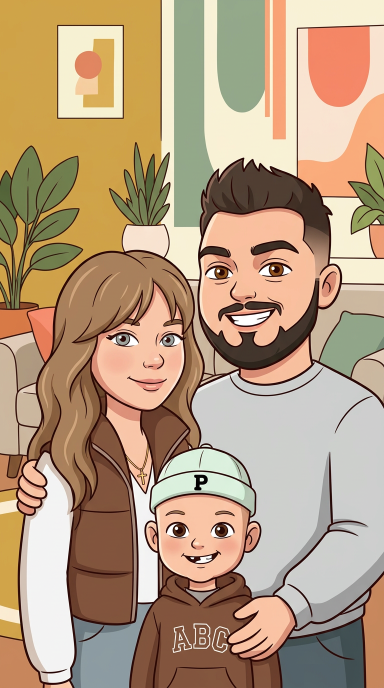
#> input picture studio/style-tests/a_flat_group.png, 768 x 1376 px (shown at 1/2 size); its folder holds 4 pictures in this run
$ python qa.py
#> lines starting #> are read from the running program, lines starting #| are printed output that depends on the picture
"""Автоматический QA ассетов студии.

Ловит то, что обычно ловят глазами уже после рендера:
  • низкое разрешение и «мыло»;
  • дырки в силуэте и мусор по краю;
  • зелёный ореол после хромакея;
  • подозрительное число конечностей (профиль ширины силуэта);
  • выпадающую палитру (ΔE к эталону из арт-библии);
  • перегруз деталями (слишком много цветовых кластеров).

Часть проверок эвристическая: скрипт не заменяет просмотр, а сужает его.
Каждый флаг в отчёте — повод посмотреть конкретный ассет, а не приговор.

Запуск:
  python studio/engine/qa.py                       # проверить style-tests и characters
  python studio/engine/qa.py --assets studio/characters --min-h 900
  python studio/engine/qa.py --assets x.png --json
"""

from __future__ import annotations

import argparse
import glob
import json
import os
import sys
from dataclasses import dataclass, field

import numpy as np
from PIL import Image

HERE = os.path.dirname(os.path.abspath(__file__))
ROOT = os.path.dirname(os.path.dirname(HERE))   # корень репозитория
SEARCH = os.path.dirname(HERE)                  # studio/

# эталонная палитра из docs/03-CHARACTER-BIBLE.md
PALETTE = {
    "line": (59, 42, 38),
    "skin": (232, 180, 143),
    "skin_shadow": (210, 150, 111),
    "dad_hoodie": (201, 199, 194),
    "dad_hair": (74, 51, 42),
    "mom_vest": (91, 64, 52),
    "mom_hair": (154, 120, 86),
    "mom_top": (245, 241, 232),
    "son_hoodie": (107, 74, 58),
    "son_cap": (207, 232, 200),
    "accent_coral": (255, 96, 84),
    "accent_mustard": (240, 187, 76),
    "bg_cream": (255, 248, 236),
    "bg_sage": (138, 168, 138),
}


# --------------------------------------------------------------------------- #
# цветовые утилиты
# --------------------------------------------------------------------------- #
def rgb_to_lab(rgb: np.ndarray) -> np.ndarray:
    """sRGB (0..255) -> CIE Lab (D65). Векторизовано."""
    c = rgb.astype(np.float64) / 255.0
    c = np.where(c <= 0.04045, c / 12.92, ((c + 0.055) / 1.055) ** 2.4)
    m = np.array([[0.4124, 0.3576, 0.1805],
                  [0.2126, 0.7152, 0.0722],
                  [0.0193, 0.1192, 0.9505]])
    xyz = c @ m.T / np.array([0.95047, 1.0, 1.08883])
    f = np.where(xyz > 0.008856, xyz ** (1 / 3), 7.787 * xyz + 16 / 116)
    L = 116 * f[..., 1] - 16
    a = 500 * (f[..., 0] - f[..., 1])
    b = 200 * (f[..., 1] - f[..., 2])
    return np.stack([L, a, b], axis=-1)


def delta_e(lab1: np.ndarray, lab2: np.ndarray) -> np.ndarray:
    return np.linalg.norm(lab1 - lab2, axis=-1)


def nearest_palette(rgb_pixels: np.ndarray) -> tuple[np.ndarray, np.ndarray]:
    """Для каждого пикселя — ближайший цвет палитры и его ΔE."""
    names = list(PALETTE)
    pal = np.array([PALETTE[n] for n in names], dtype=np.float64)
    lab_px = rgb_to_lab(rgb_pixels)[:, None, :]
    lab_pal = rgb_to_lab(pal)[None, :, :]
    d = np.linalg.norm(lab_px - lab_pal, axis=-1)
    idx = d.argmin(axis=1)
    return np.array(names)[idx], d.min(axis=1)


# --------------------------------------------------------------------------- #
# проверки
# --------------------------------------------------------------------------- #
@dataclass
class Report:
    path: str
    ok: bool = True
    checks: list[dict] = field(default_factory=list)

    def add(self, name: str, ok: bool | None, detail: str, level: str = "error") -> None:
        if ok is False and level == "error":
            self.ok = False
        self.checks.append({"check": name, "ok": ok, "detail": detail, "level": level})


def silhouette(alpha: np.ndarray) -> np.ndarray:
    return alpha > 24


# [112 lines left out: functions count_holes, green_fringe, _runs, limb_profile, not called in this run]


STYLE_THRESHOLDS = {
    # плоский 2D: жёсткие пороги по кластерам цвета, широкая палитра
    "flat": {"clusters": 22, "dE": 14.0},
    # объёмный painterly: мягкие тени и подсветка дают много оттенков
    "volumetric": {"clusters": 48, "dE": 18.0},
}


def check_asset(path: str, min_h: int = 600, max_clusters: int | None = None,
                palette_dE: float | None = None, style: str = "volumetric") -> Report:
    th = STYLE_THRESHOLDS.get(style, STYLE_THRESHOLDS["volumetric"])
    max_clusters = th["clusters"] if max_clusters is None else max_clusters
    palette_dE = th["dE"] if palette_dE is None else palette_dE
    rep = Report(path=os.path.basename(path))
    img = Image.open(path)
    w, h = img.size
    rep.add("разрешение", h >= min_h, f"{w}×{h} (порог по высоте {min_h})")

    has_alpha = img.mode in ("RGBA", "LA") or "transparency" in img.info
    rgba = img.convert("RGBA")
    arr = np.asarray(rgba)
    rgb = arr[..., :3]
    alpha = arr[..., 3]
    filled = (alpha > 24).mean()
    rep.add("прозрачность", has_alpha or filled < 0.995,
            "альфа есть" if has_alpha else f"альфы нет (заполнение {filled:.0%})")

    is_scene = (not has_alpha) or filled > 0.995
    mask = silhouette(alpha) if not is_scene else np.ones((h, w), bool)
    if mask.sum() < 100:
        rep.add("силуэт", False, "силуэт почти пуст")
        return rep

    if is_scene:
        # фон/сцена: проверяем только техничность и палитру
        px = rgb[mask]
        step = max(1, len(px) // 20000)
        names, dE = nearest_palette(px[::step])
        rep.add("палитра", float(np.median(dE)) < 20.0,
                f"медианный ΔE={np.median(dE):.1f} (для сцен порог 20)", level="warn")
        q = rgba.convert("RGB").quantize(colors=64, method=Image.MEDIANCUT)
        clusters = len(q.getcolors())
        rep.add("перегруз деталями", clusters <= 60,
                f"{clusters} цветовых кластеров (для сцен порог 60)", level="warn")
        rep.add("тип ассета", None, "сцена/фон: проверка конечностей не применима",
                level="manual")
        return rep

    area = mask.sum() / (w * h)
    rep.add("площадь силуэта", 0.04 <= area <= 0.92,
            f"{area:.0%} кадра", level="warn")

    holes = count_holes(mask) if has_alpha else 0
    rep.add("дырки в силуэте", holes <= 2,
            f"замкнутых пустот: {holes}", level="warn")

    fringe = green_fringe(rgb, mask)
    rep.add("зелёный ореол", fringe < 0.08,
            f"{fringe:.1%} краевых пикселей с зелёным сдвигом")

    prof = limb_profile(mask)
    if not prof.get("ok"):
        rep.add("конечности (грубо)", False, prof.get("reason", "не посчитан"), level="warn")
    elif prof.get("portrait"):
        rep.add("конечности (грубо)", None, "портретный ассет: проверяется глазами",
                level="manual")
    else:
        legs, arms = prof["legs"], prof["arms"]
        ok = 1 <= legs <= 3 and 1 <= arms <= 4
        rep.add("конечности (грубо)", ok,
                f"медиана отрезков в строке: ноги {legs} (норма 1–3), "
                f"корпус {arms} (норма 1–4)")

    # палитра и «перегруз деталями»
    px = rgb[mask]
    if len(px) > 2000:
        step = max(1, len(px) // 20000)
        px = px[::step]
    names, dE = nearest_palette(px)
    rep.add("палитра", float(np.median(dE)) < palette_dE,
            f"медианный ΔE={np.median(dE):.1f}, выбросов(>25): {(dE > 25).mean():.1%}",
            level="warn")

    q = rgba.convert("RGB").quantize(colors=32, method=Image.MEDIANCUT)
    clusters = len(q.getcolors())
    rep.add("перегруз деталями", clusters <= max_clusters,
            f"{clusters} цветовых кластеров (порог {max_clusters})", level="warn")

    rep.add("текст в кадре", None, "проверяется глазами (шлюз 2 чек-листа)", level="manual")
    rep.add("число рук/ног", None, "проверяется глазами по кадру", level="manual")
    return rep


# --------------------------------------------------------------------------- #
# отчёт
# --------------------------------------------------------------------------- #
def collect(paths: list[str]) -> list[str]:
    out: list[str] = []
    for p in paths:
        if os.path.isdir(p):
            for ext in ("*.png", "*.webp", "*.jpg"):
                out.extend(sorted(glob.glob(os.path.join(p, "**", ext), recursive=True)))
        elif os.path.exists(p):
            out.append(p)
    return out


def write_report(reports: list[Report], path: str) -> None:
    errors = sum(1 for r in reports for c in r.checks if c["ok"] is False and c["level"] == "error")
    warns = sum(1 for r in reports for c in r.checks if c["ok"] is False and c["level"] == "warn")
    lines = ["# QA-отчёт по ассетам", "",
             f"Проверено файлов: **{len(reports)}** · ошибок: **{errors}** · "
             f"предупреждений: **{warns}**", "",
             "Автопроверки не заменяют просмотр: пункты с пометкой *manual* "
             "смотрите глазами по чек-листу `docs/06-QA-CHECKLIST.md`.", ""]
    for r in reports:
        status = "✅" if r.ok else "❌"
        lines.append(f"## {status} {r.path}")
        lines.append("")
        lines.append("| Проверка | Статус | Детали |")
        lines.append("|----------|--------|--------|")
        for c in r.checks:
            if c["ok"] is True:
                mark = "✅"
            elif c["ok"] is False:
                mark = "❌" if c["level"] == "error" else "⚠️"
            else:
                mark = "👁"
            lines.append(f"| {c['check']} | {mark} | {c['detail']} |")
        lines.append("")
    os.makedirs(os.path.dirname(path), exist_ok=True)
    with open(path, "w", encoding="utf-8") as f:
        f.write("\n".join(lines))


def main() -> None:
    ap = argparse.ArgumentParser()
    ap.add_argument("--assets", nargs="*", default=None)
    ap.add_argument("--min-h", type=int, default=600)
    ap.add_argument("--json", action="store_true")
    ap.add_argument("--report", default=os.path.join(SEARCH, "out", "qa-report.md"))
    args = ap.parse_args()

    paths = args.assets or [os.path.join(SEARCH, "style-tests"),
                            os.path.join(SEARCH, "characters"),
                            os.path.join(SEARCH, "assets")]
    files = [f for f in collect(paths) if not os.path.basename(f).startswith("_")]
    if not files:
        print("нет файлов для проверки")
        return

    reports = [check_asset(f, min_h=args.min_h) for f in files]
#> in check_asset, img is the input picture: PIL image 768x1376 RGB; mean R, G, B 182.3, 156.2, 127.6
#> in check_asset, `has_alpha = img.mode in ("RGBA", "LA") or "transparency" in img.info`: has_alpha = False
#> in check_asset, `alpha = arr[..., 3]`: alpha: shape (1376, 768); every value is 255
#> in check_asset, `filled = (alpha > 24).mean()`: filled = 1
#> in check_asset, `is_scene = (not has_alpha) or filled > 0.995`: is_scene = True
#> in check_asset, `mask = silhouette(alpha) if not is_scene else np.ones((h, w), bool)`: mask: shape (1376, 768) bool; every value is 1
#> in check_asset, `step = max(1, len(px) // 20000)`: step = 52
#> in check_asset, `clusters = len(q.getcolors())`: clusters = 64
#> call 2 of check_asset, with path = 'studio/style-tests/a_flat_son.png', min_h = 600, style = 'volumetric'
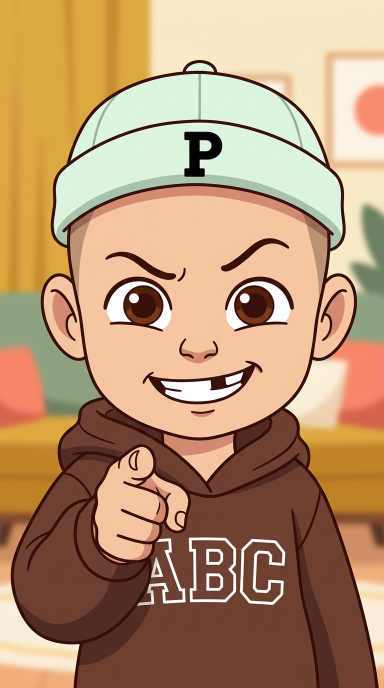
#> input picture studio/style-tests/a_flat_son.png, 768 x 1376 px (shown at 1/2 size)
#> in check_asset, img is the input picture: PIL image 768x1376 RGB; mean R, G, B 184.1, 148.4, 114.2
#> in check_asset (call 2), `q = rgba.convert("RGB").quantize(colors=64, method=Image.MEDIANCUT)`:
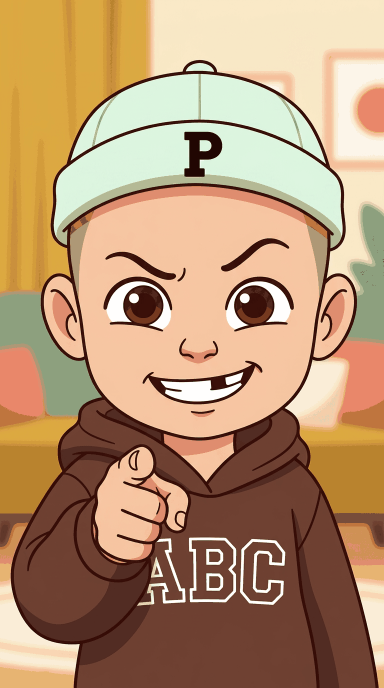
#> q: PIL image 768x1376 P (shown at 1/2 size); mean R, G, B 184.4, 148.8, 114.3
#> call 3 of check_asset, with path = 'studio/style-tests/b_volume_group.png', min_h = 600, style = 'volumetric'
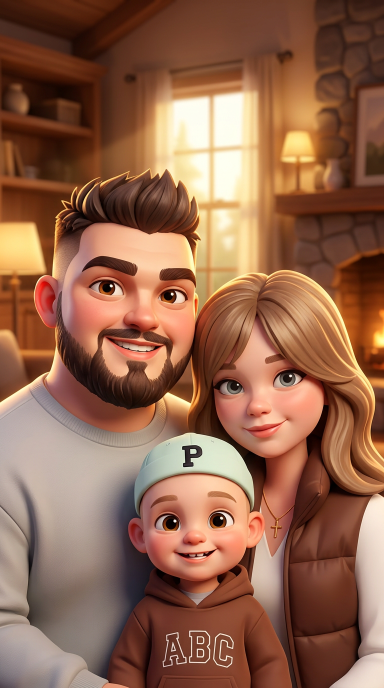
#> input picture studio/style-tests/b_volume_group.png, 768 x 1376 px (shown at 1/2 size)
#> in check_asset, img is the input picture: PIL image 768x1376 RGB; mean R, G, B 145.9, 100.7, 76.8
#> in check_asset (call 3), `q = rgba.convert("RGB").quantize(colors=64, method=Image.MEDIANCUT)`:
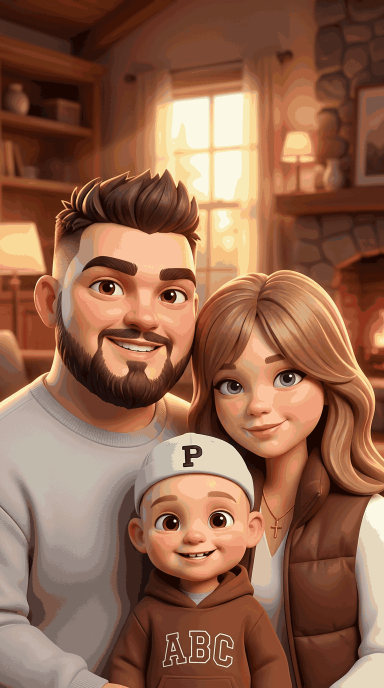
#> q: PIL image 768x1376 P (shown at 1/2 size); mean R, G, B 145.7, 100.5, 76.8
    if args.json:
        print(json.dumps([{"path": r.path, "ok": r.ok, "checks": r.checks}
                          for r in reports], ensure_ascii=False, indent=2))
        return

    write_report(reports, args.report)
#> in write_report, `errors = sum(1 for r in reports for c in r.checks if c["ok"] is False ..`: errors = 0
#> in write_report, `warns = sum(1 for r in reports for c in r.checks if c["ok"] is False a..`: warns = 3
#> after the loop in write_report, `for r in reports:`: lines = 36 items
    bad = [r.path for r in reports if not r.ok]
    print(f"✓ отчёт: {os.path.relpath(args.report, ROOT)}")
    print(f"  файлов: {len(reports)}, с ошибками: {len(bad)}")
    for p in bad:
        print("   ❌", p)


if __name__ == "__main__":
    main()
